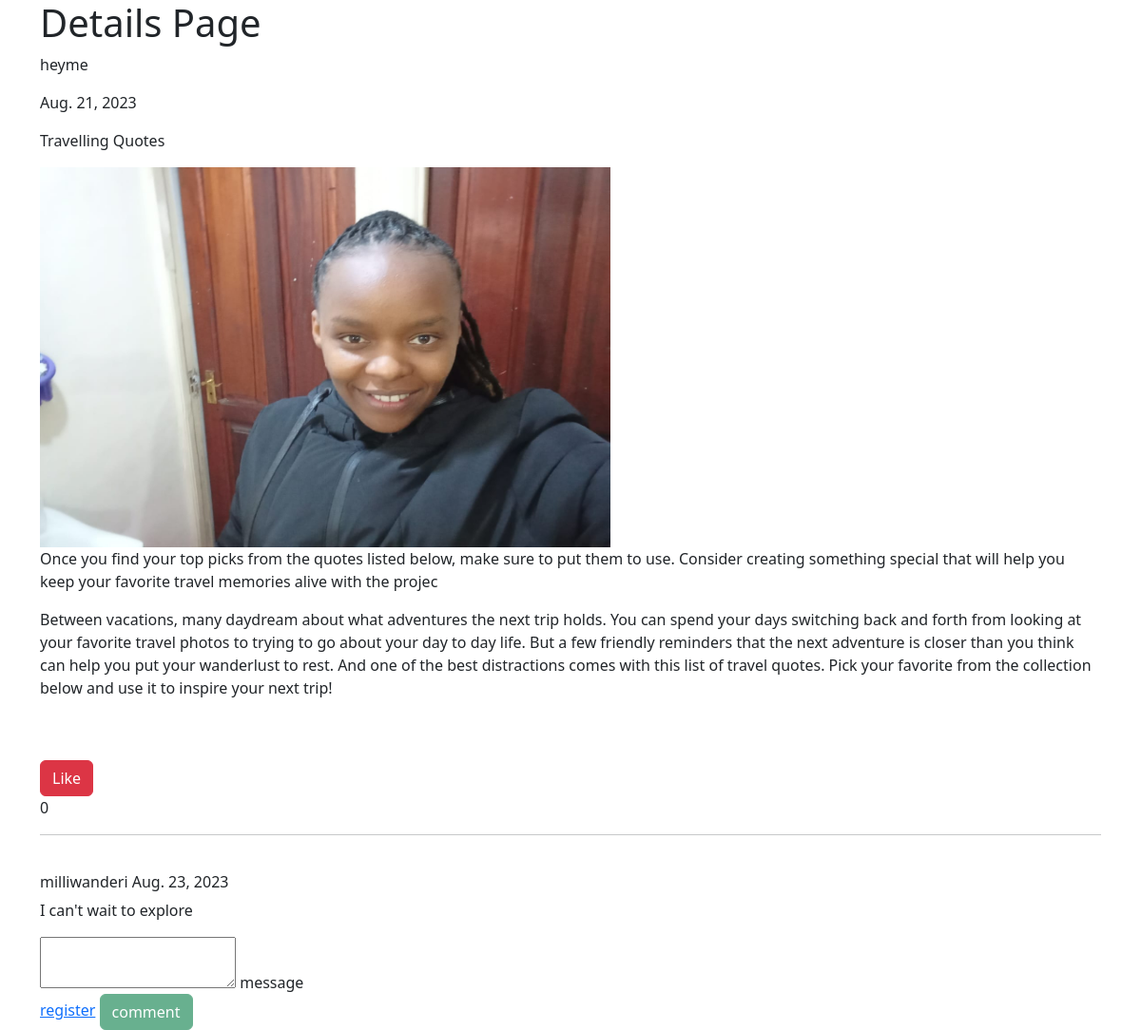
The app's page /details/2, older data.
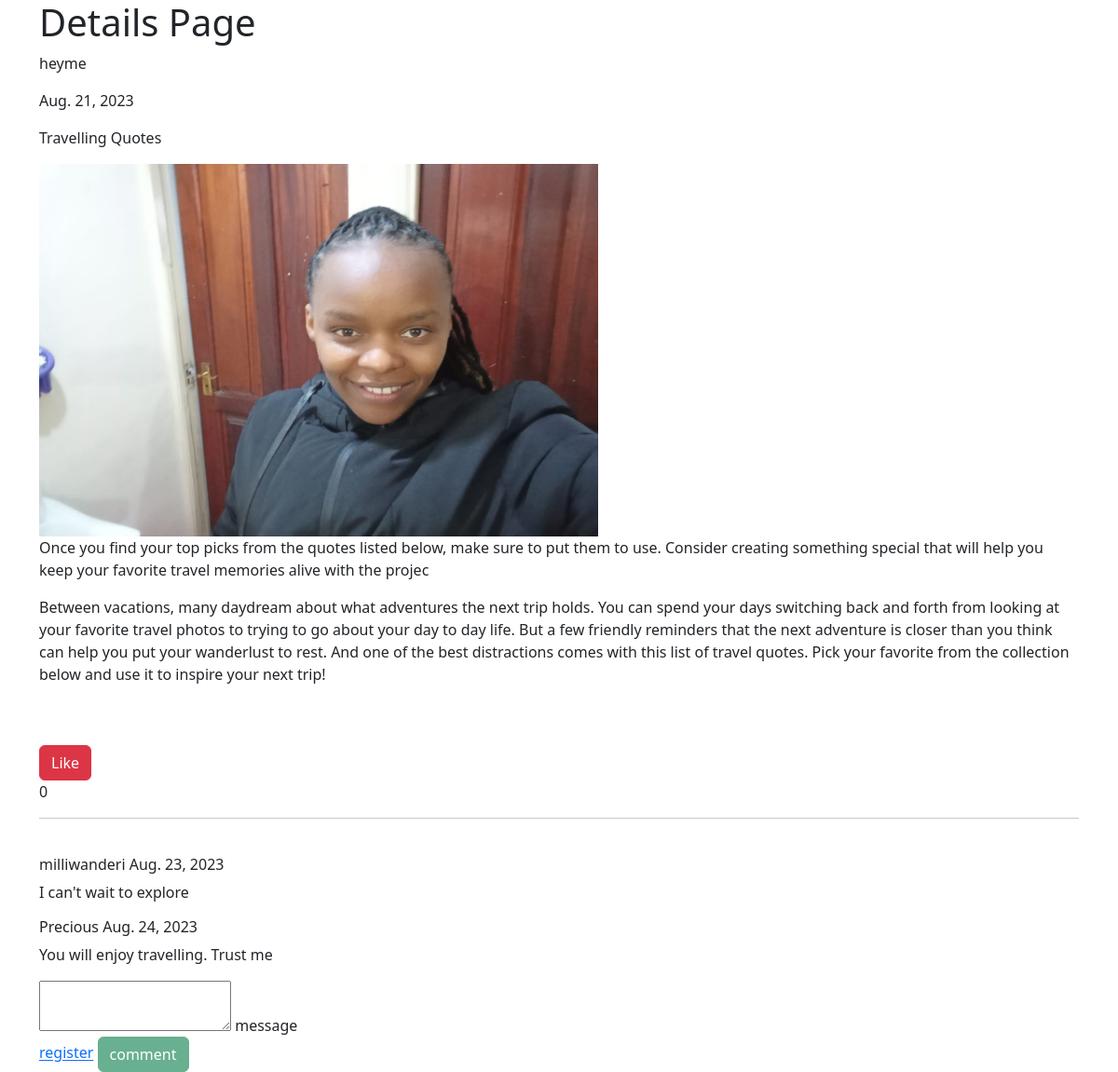
The same page, newer data.
### blogcontent/models.py (models this page shows, shortened)
class Comment(models.Model):
    comment = models.TextField(max_length = 200)
    date_of_comment = models.DateField(auto_now_add = True)
    user = models.ForeignKey(User, on_delete = models.PROTECT)
    post_comment = models.ForeignKey(Blog, on_delete = models.CASCADE)

### blogcontent/views.py (the view)
# urls.py: path("details/<int:pk>", views.details_page, name="details"),
def details_page(request, pk):
    post = Blog.objects.get(pk = pk)
    comments = Comment.objects.filter(post_comment = pk)
    likes = post.total_likes
    print()
    print(likes)
    context = {
        "post": post,
        "comments": comments,
        "likes" : likes,
    }
    return render(request, "details_page.html", context)

### blogcontent/models.py (called while the page is built)
    @property
    def total_likes(self):
        likes = Like.objects.filter(post=self, liked=True)
        total = 0
        if likes:
            for like in likes:
                total += like.likes
        return total

### templates/details_page.html (shortened to what this page needs)
{% extends "layout.html" %}
{% block Homepage %}
<h1>Details Page</h1>
<div>
        <p>{{post.name.username}}</p>
        <p>{{post.date_of_post}}</p>
        <p>{{post.title}}</p>
        <img src="{{ post.image.url }}" height="400" width="600">
        <p>{{post.description}}</p>
        <p>{{post.post}}</p>
</div>
<div>
        <br>
        <br>
        <div>
                <form action = "{% url 'like' pk=post.pk %}" method = "post">
                        <button class="btn btn-danger" type="submit">Like</button>
                        <p>{{ likes }}</p>
                </form>
        </div>
        <hr>
        <br>
        {% for comment in comments %}
        <div>
                <h6>{{ comment.user.username }} {{ comment.date_of_comment }}</h6>
                <p>{{ comment.comment }}</p>
        </div>
        {% endfor %}
</div>
<div>
        <div>
                <form action = "{% url 'comment' pk=post.pk %}" method = "post">
                        <textarea name="comment">
                        </textarea>
                        <label>message</label>
        </div>
        {% if user.is_authenticated %}
        <button class="btn btn-success" type="submit">comment</button>
        {% else %}
        <a href="{% url 'register' %}">register</a>
        <button class="btn btn-success" type="submit" disabled>comment</button>
        {% endif %}
</div>
{% endblock %}

Row changes from the older to the newer data that the page shows:
added Comment: user.username "Precious", date_of_comment "Aug. 24, 2023", comment "You will enjoy travelling. Trust me"
